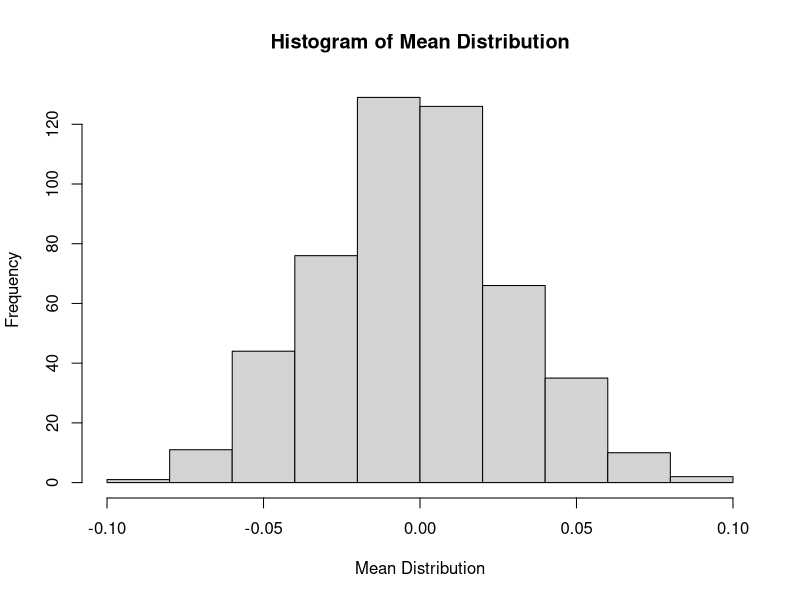
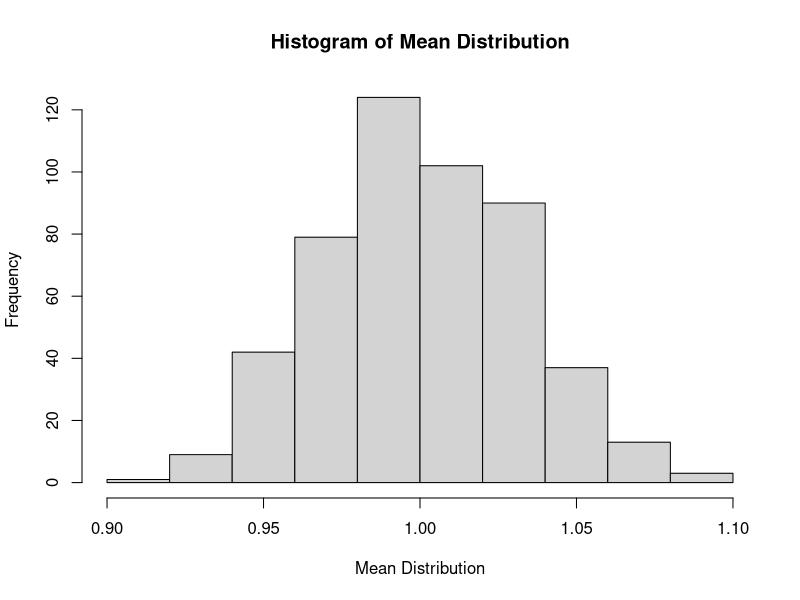
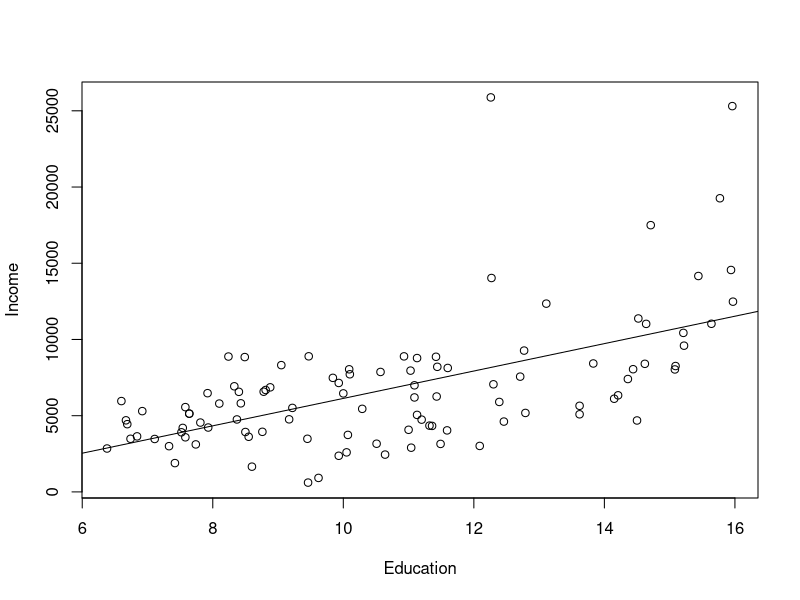

Write R code to recreate these figures, in order.
# GOAL: Understand sampling and linear regression concepts
# DATA: Cats data set (Part 2) and  prestige data set from cars library (Part 3).

################## Part 1: Linear Regression Concepts #######################

## These questions do not require coding but will explore some important concepts.

## "Regression" refers to the simple linear regression equation:
##    y = b0 + b1*x
## This homework will not discuss other models.

## 1.  What is the interpretation of the coefficient B1? (What meaning does it represent?)

## Your answer here
### B1 gives us the increase in y for every unit increase in x.

## 2. 
## Outliers are problems for many statistical methods, but are particularly problematic
## for linear regression. Why is that? It may help to define what outlier means in this case.
## (Hint: Think of how residuals are calculated)

## Your answer here
### Outliers are data values that are very far (have a high residual) from the regression line (prediction).
### This is problematic since linear regression gives the coefficients of the line which minimizes the 
### residuals. Thus, outliers have higher errors and can "skew" the optimal line.  


## 3.  How could you deal with outliers in order to improve the accuracy of your model?

## Your answer here
### It depends. If the outlier seems like an error (in data collection or recording) then one could remove it from the data.
### If that is not the case, one must be careful since it might be the case we need a better model.

############# Part 2: Sampling and Point Estimation #####################

## The following problems will use the cats dataset and explore
## the average body weight of female cats.

## Load the data by running the following code

install.packages("MASS")
library(MASS)
data(cats)

## 4. Subset the data frame to ONLY include female cats.

## Your answer here
female.cats =cats[cats$Sex == "F",]
head(female.cats)

## Use the sample function to generate a vector of 1s and 2s that is the same
## length as the subsetted data frame you just created. Use this vector to split
## the 'Bwt' variable into two vectors, Bwt1 and Bwt2.

## IMPORTANT: Make sure to run the following seed function before you run your sample
## function. Run them back to back each time you want to run the sample function to ensure 
## the same seed is used every time.

## Check: If you did this properly, you will have 24 elements in Bwt1 and 23 elements
## in Bwt2.

set.seed(676)

## Your answer here
dim(female.cats) 
fcats.idx = sample(c(1,2),47, replace = TRUE)
Bwt1 = female.cats$Bwt[fcats.idx==1]
Bwt2 = female.cats$Bwt[fcats.idx==2]

## 5. 
## Calculate the mean and the standard deviation for each of the two
## vectors, Bwt1 and Bwt2. Use this information to create a 95% 
## confidence interval for your sample means (you can use the following formula 
## for a confidence interval: mean +/- 2 * standard deviation). 
## Compare the confidence intervals -- do they seem to agree or disagree?

## Your answer here
mean.Bwt1 = mean(Bwt1)
mean.Bwt2 = mean(Bwt2)

sd.Bwt1 = sd(Bwt1)
sd.Bwt2 = sd(Bwt2)

CI.Bwt1 = print(c(mean.Bwt1 -2*sd.Bwt1, mean.Bwt1+2*sd.Bwt1))
CI.Bwt2 = print(c(mean.Bwt2 -2*sd.Bwt2, mean.Bwt2+2*sd.Bwt2))



## 6.
## Draw 1000 observations from a standard normal distribution. Calculate the sample mean.
## Repeat this 500 times, storing each sample mean in a vector called mean_dist.
## Plot a histogram of mean_dist to display the distribution of your sample mean.
## How closely does your histogram resemble this normal distribution? Explain.

## Your answer here
set.seed(666)
mean_dist={}
for (i in 1:500){
obs = rnorm(1000)
mean_dist[i] =  mean(obs)
}
hist(mean_dist,xlab = "Mean Distribution", main = paste("Histogram of", "Mean Distribution"))


## 7. (3 pts)
## Write a function that implements Q6.

HW.Bootstrap=function(distn,nval,reps){
  set.seed(666)
  
  ### Your answer here
  mean_dist={}
  for (i in 1:reps){
    obs = do.call('distn',list(n=nval))
    mean_dist[i] =  mean(obs)
  }
  hist(mean_dist,xlab = "Mean Distribution", main = paste("Histogram of", "Mean Distribution"))
}

## Use the function you write to repeat the experiment in Q5 but instead of the
## normal distribution as we used above, use an exponential distribution with mean 1.
## Check your histogram and write out your findings.
## (Hint: HW.Bootstrap(rexp,n,reps))

## Your answer here
HW.Bootstrap(rexp,1000,500)

################### Part 3: More Linear Regression ######################

## This problem will use the Prestige dataset. Load the data by running code below
install.packages("car")
library(car)
data(Prestige)

## We will focus on this two variables:
## income: Average income of incumbents, dollars, in 1971. 
## education: Average education of occupational incumbents, years, in 1971

## Before starting this problem, we will declare a null hypthosesis that
## education has no effect on income .
## That is: H0: B1 = 0
##          HA: B1 != 0
## We will attempt to reject this hypothesis by using a linear regression


## 8. 
## Fit a linear regression using of Prestige data using education to predict
## income, using lm(). Examine the model diagnostics using plot(). Would you 
## consider this a good model or not? Explain.

## Your answer here
model = lm(Prestige$income~Prestige$education)
plot(Prestige$education,Prestige$income,xlab = "Education",ylab = "Income")
abline(model)

## 9. 
## Using the information from summary() on your model (the output from the lm() command), create a 
## 95% confidence interval for the coefficient of education variable 

## Your answer here
summary(model)
lower.bound = model$coefficients[2] - 2*summary(model)$coefficients[2,2]
upper.bound = model$coefficients[2] + 2*summary(model)$coefficients[2,2]
CI = print(c(lower.bound,upper.bound))

## 10. 
## Based on the result from question 9, would you reject the null hypothesis or not?
## (Assume a significance level of 0.05). Explain.

## Your answer here
### I would reject the null hypothesis since the interval is far and does not contain zero. 
### Suggesting there is a relationship between education and income.

## 11. 
## Assuming that the null hypothesis is true. 
## Based on your decision in the previous question, would you be committing a decision error? 
## If so, which type of error?

## Your answer here
### If we assume the null hypothesis is true, and we reject it we would have a Type I error (False Positive).

## 12. 
## Discuss what your regression results mean in the context of the data. (Hint: Think back to Question 1)

## Your answer here
### From our model, we obtain that the intercept is  -2853.6  while beta1 is 898.8. 
### This means that for every year of education we should observe and increase in income
### equivalent to 898.8.
